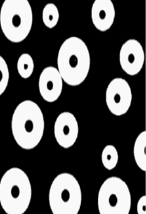
#> input picture Kuliah/Morfologi/aaaa.png, 146 x 214 px
$ python pcd.py
#> lines starting #> are read from the running program, lines starting #| are printed output that depends on the picture; after the words box and inside, x2 and y2 are one past the last pixel; in counts of white or black regions, pixels touching at a corner belong together
import numpy as np
import cv2

def load_image(filename="FACE DETECTION.png"):
#> called with filename = 'aaaa.png'
	image = cv2.imread(filename)
#> image is the input picture: shape (214, 146, 3); min 0, max 254, mean 88.8
	return image

def to_binary(image):
	(row, col, chan) = image.shape
#> row = 214; col = 146; chan = 3
	new_image = np.zeros((row,col,1), np.uint8)
	for y in range(row):
		for x in range(col):
			if(image[y, x, 0] > 255/2):
				new_image[y, x] = 255
			else:
				new_image[y, x, 0] = 0
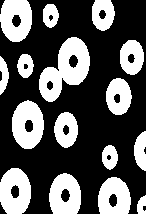
#> new_image: shape (214, 146, 1); 35.4% white; 16 white regions, largest, box (x1, y1, x2, y2) and area: (39, 37, 90, 102) 1737, (12, 100, 44, 149) 1145, (0, 168, 31, 214) 1107
	return new_image


def floodfill(image, x, y):
#> called with x = 0, y = 30
	new_image = image.copy()

	theStack = [ (x, y) ]

	while len(theStack) > 0:
		x, y = theStack.pop()
		if new_image[x, y] != 0:
			continue

		new_image[x, y] = 255

		if(x < new_image.shape[0] - 1): theStack.append( (x + 1, y) )  # right
		if(x > 0): theStack.append( (x - 1, y) )  # left
		if(y < new_image.shape[1] - 1 ): theStack.append( (x, y + 1) )  # down
		if(y > 0): theStack.append( (x, y - 1) )  # up
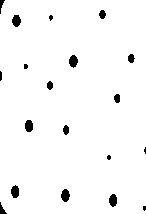
#> new_image: shape (214, 146, 1); 97.2% white; 19 black regions (6 under 20 px), largest, box (x1, y1, x2, y2) and area: (61, 189, 70, 202) 86, (69, 55, 78, 68) 85, (12, 15, 21, 27) 82
#> after the loop, theStack = []

	return new_image

def show(image, title):
	# tulis ke disk
	cv2.imwrite(title, image)
	# tampilkan gambar
	cv2.imshow(title, image)

def inverse(image):
	new_image = image.copy()
	(row, col, chan) = new_image.shape
#> row = 214; col = 146; chan = 1
	for y in range(row):
		for x in range(col):
			if(new_image[y, x] == 255):
				new_image[y, x] = 0
			else:
				new_image[y, x] = 255

	return new_image

def selected_dil(img, kernel, select_filter):
    # ambil dimensi
    row, col, _ = img.shape
    # buat canvas
    canvas = img.copy()
    # loop matrix pixel
    for i in range(0, row):
        for j in range(0, col):
            if(select_filter[i, j] == 255):
	            hasil = 0
	            # mengecek ujung edge. Apakah
	            if (i - kernel // 2 < 0) or (i + kernel // 2 > row - 1) or (j - kernel // 2) < 0 or (
	                    j + kernel // 2 > col - 1):
	                continue

	            # Loop submatrix n x n dari gambar.
	            for ii in range(i - kernel // 2, i + kernel // 2 + 1):
	                for jj in range(j - kernel // 2, j + kernel // 2 + 1):
	                    # cek apakah pixel berwarna putih
	                    if img[ii][jj] > 0:
	                        # jika iya. jumlahkan hasil. hasil akan digunakan untuk melakukan pengecekan
	                        # apakah pixel tersebut fit, hit, atau tidak keduanya
	                        hasil += 1

	            # Jika hasil > 0. Maka pixel fit. Sehingga gambar akan mengalami perluasan (dilasi)
	            if (hasil > 0):
	                canvas.itemset((i, j, 0), 255)
    return canvas


def main():
	# preprocessing
	image = load_image("aaaa.png")
	image_bin = to_binary(image)

	# cari hole
	image_hole = floodfill(image_bin, 0, 30)
	image_inverse = inverse(image_hole)
	img_selected = image_inverse

	# tanpa memakai morfologi
	image_hasil = img_selected + image_bin
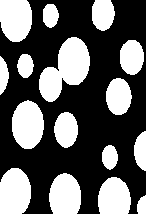
#> image_hasil: shape (214, 146, 1); 38.2% white; 16 white regions, largest, box (x1, y1, x2, y2) and area: (39, 37, 90, 102) 1864, (0, 168, 31, 214) 1229, (12, 100, 44, 149) 1226
	show(image_bin, "naon.png")
#> (the run stopped early here; a loop or call above may not have finished)

$ run again, with LKP6/contoh-hasil.jpg saved as Kuliah/Morfologi/aaaa.png
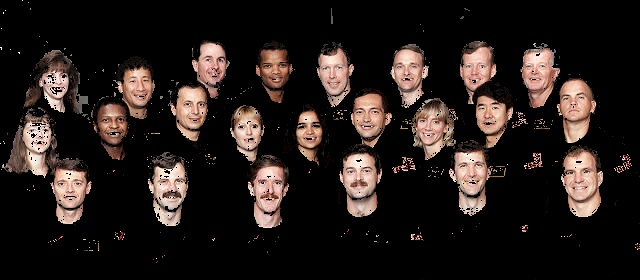
#> input picture LKP6/contoh-hasil.jpg, 640 x 280 px
#> in load_image, image is the input picture: shape (280, 640, 3); mean B, G, R 26.9, 29.9, 38.3
#> after the loop in floodfill, `while len(theStack) > 0:`:
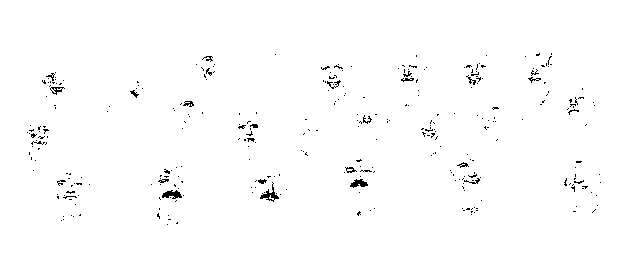
#> new_image: shape (280, 640, 1); 98.9% white; black in thin lines or dots, all inside (x1, y1, x2, y2) = (27, 53, 601, 225)
#> after the loop in floodfill, `while len(theStack) > 0:`: theStack = []
#> in main, `image_hasil = img_selected + image_bin`:
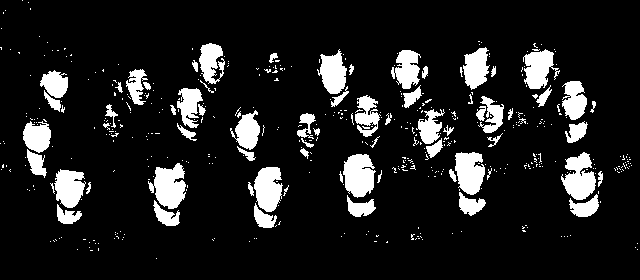
#> image_hasil: shape (280, 640, 1); 12% white; 469 white regions (402 under 20 px), largest, box (x1, y1, x2, y2) and area: (148, 163, 186, 209) 1121, (343, 154, 376, 198) 1081, (561, 152, 596, 200) 1071
